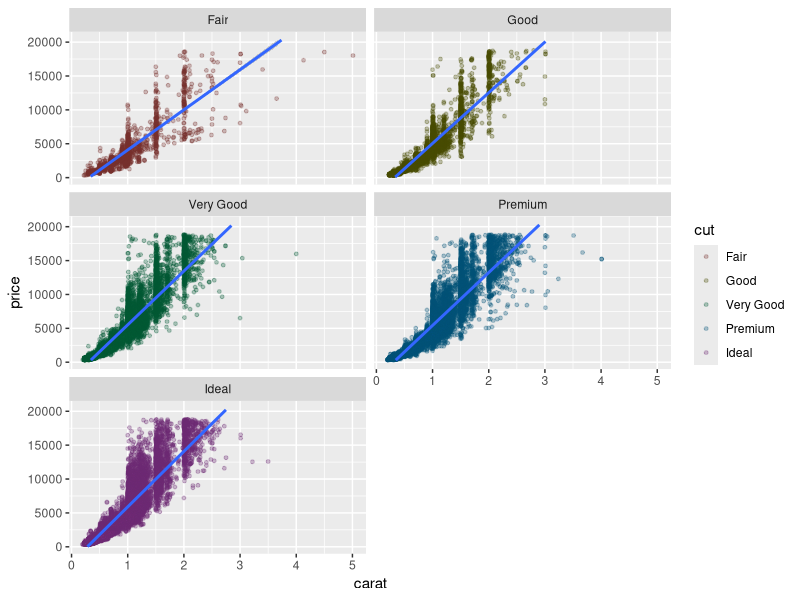
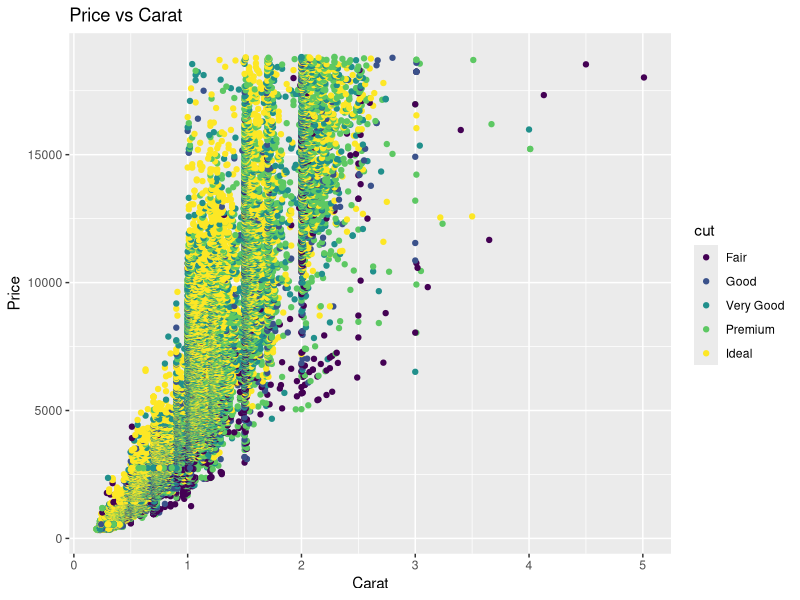
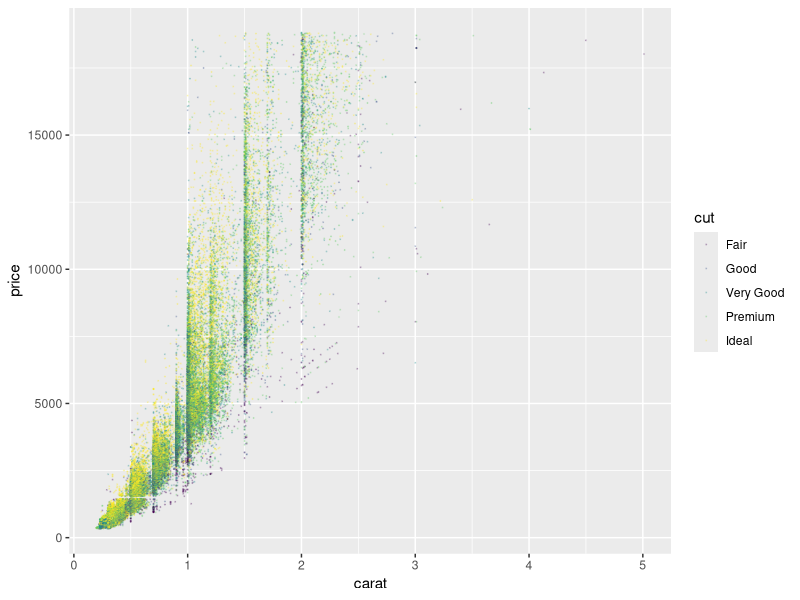
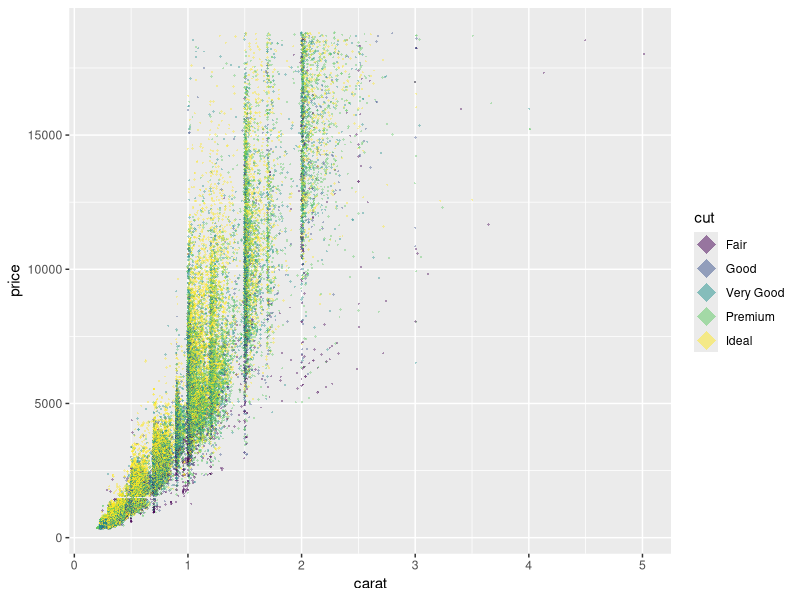
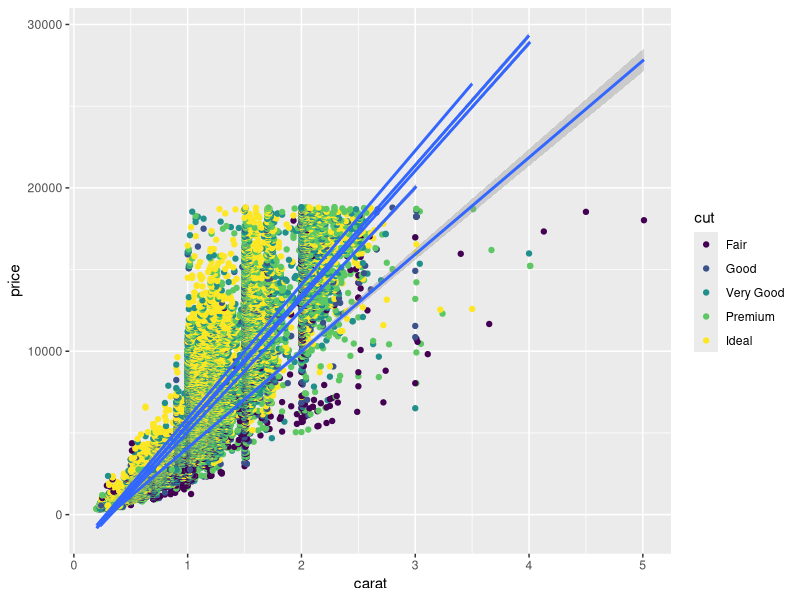
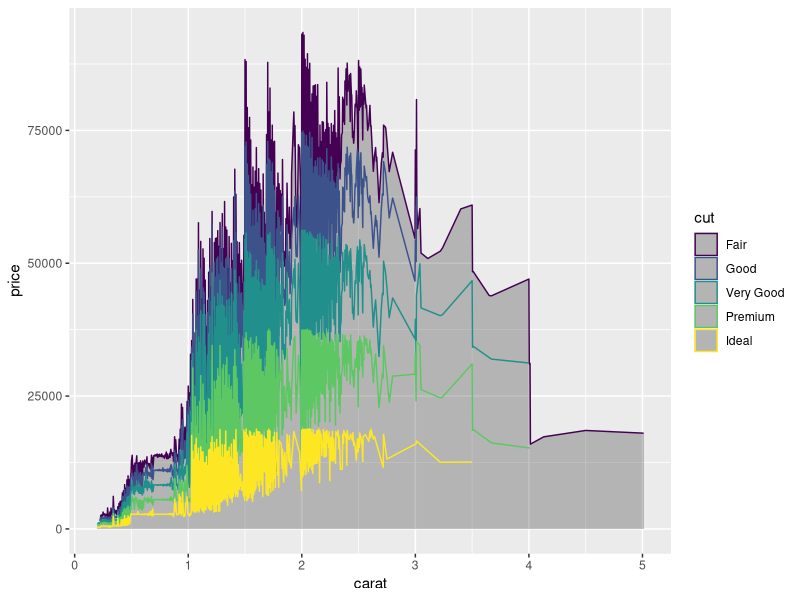
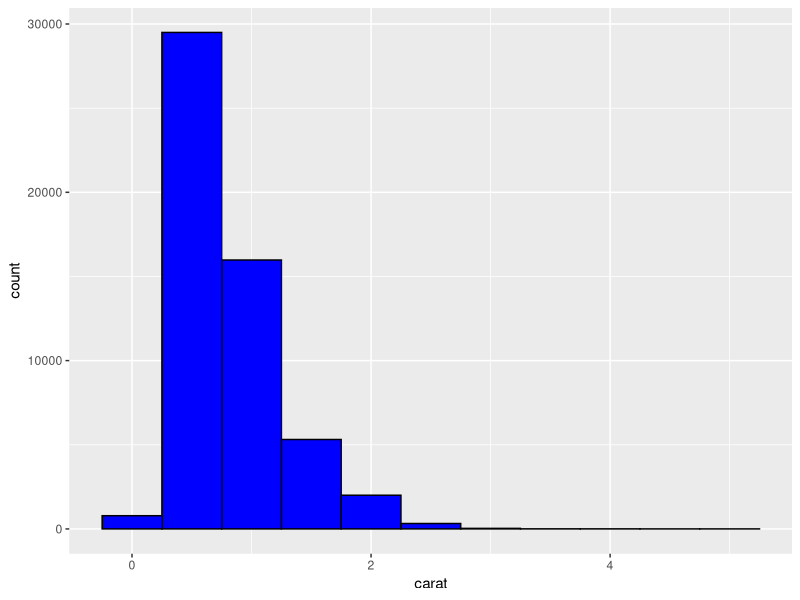
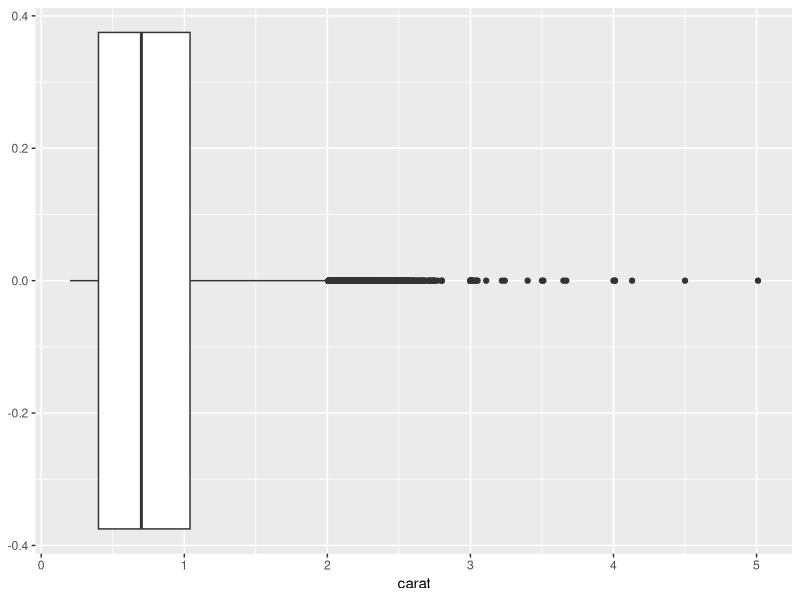

These figures' R source, in order:
# diamond
library(ggplot2)
data(diamonds)
gg_point <- ggplot(diamonds, aes(x = carat, y = price, 
                                 group = cut))


# class
g <- ggplot(data = diamonds, 
            mapping = aes(x = carat, y = price, group = cut))
g1 <- g + geom_point(stat = "identity", 
                     aes(colour = cut), size = 1, alpha = 0.3)
# 划线/线性回归
g2 <- g1 + geom_smooth(method = "lm")
# 现在y长度
g3 <- g2 + scale_y_continuous(limits = c(0, 20500))
# 根据cut创建多面图
g4 <- g3 + facet_wrap(~cut, ncol = 2)
# 颜色c=色度,l=亮度
g5 <- g4 + scale_color_hue(l = 30, c = 50)
g5
# 保存
ggsave("plot.png", g5, width = 8, height = 6, units = "in")


# task1
gg_point + geom_point(stat = "identity", aes(colour = cut)) +
  labs(title = "Price vs Carat",x = "Carat", y = "Price")
# identity:直接映射
gg_point + geom_point(position = "identity",
                      aes(colour = cut),
                      size = 0.1,
                      alpha = 0.2)
# shape = 18:菱形
gg_point + geom_point(
  position = "jitter",
  aes(colour = cut),
  size = 0.6,
  alpha = 0.4,
  shape = 18) + 
  guides(color =
           guide_legend(override.aes = list(size = 6, alpha = 0.5)))
gg_point + geom_point(aes(colour = cut))+geom_smooth(method = "lm")
summary(gg_point)


# task2
gg_point + geom_area(aes(colour = cut), alpha = 0.3)
ggplot(diamonds, aes(x=carat)) + 
  stat_bin(binwidth = 0.5, fill = "blue", color = "black")
ggplot(diamonds, aes(x=carat))+geom_boxplot()
d <- ggplot(diamonds, aes(carat)) + xlim(0, 3) 
d + geom_histogram(stat = "count")
# guide
gg1 <-
  ggplot(data = diamonds,
         mapping = aes(x = carat, y = price, group = cut))
g2 <- gg1 + stat_identity(
  mapping = aes(color = cut),
  size = 0.6,
  geom = "point",
  shape = 3,
  position = "jitter"
)
# shape = 3:十字, 
# position = "jitter":添加少量随机噪声。
# 当同一坐标处存在重叠点时，通常会使用此方法，
# 有助于在视觉上将它们分开
g2


# task3
gg_box <- ggplot(diamonds, aes(x = clarity, y = carat))
gg_box + geom_boxplot(aes(color = cut)) + 
  geom_smooth(method = "lm") + 
  scale_color_brewer(palette = "Set1") +
  facet_grid(cut ~ color, scales = "fixed")

g <- ggplot(data = diamonds, mapping = aes(x = clarity, y = carat))
g3.1 <- g + geom_boxplot(outlier.size = 0.8)
g3.1
# 添加图层
sm <- geom_smooth(
  mapping = aes(x = as.integer(clarity)),
  method = "lm",
  se = F,
  size = 0.7
)
# se：代表标准错误。当 时se = FALSE，
# 这意味着您指示 ggplot2 不要包含平滑线周围的阴影区域，
# 该区域通常表示置信区间。
g3.2 <- g3.1 + sm
g3.2
g <- ggplot(data = diamonds, 
            mapping = aes(x = clarity, y = carat, color = cut))
g3.3 <- g + geom_boxplot(outlier.size = 0.8) + sm
g3.3
g3.4 <-
  g3.3 + ggtitle("Carats vs clarity") + 
  theme(
    plot.title = element_text(hjust = 0.5),
    axis.text.x = element_text(angle = 45),
    legend.position = "bottom"
  )
# 文本在最下, 倾斜45度角,水平对齐
g3.5 <- g3.4 + scale_color_brewer(palette = 3)# 调色
g3.5
# 根据颜色创建多面图?
g3.5 + facet_wrap(~ color)


# task4
g4.1 <- g3.2 + 
  scale_y_continuous(trans = "log10") + ylab("Carats, log10")
g4.1
library(cowplot)
g4.2.1 <- g +
  geom_boxplot(mapping = aes(y = carat)) +
  theme(legend.position = "none") +
  ggtitle("Original plot")
g4.2.2 <- g + geom_boxplot(mapping = aes(y = log10(carat))) +
  ggtitle("Change the aesthetic")
g4.2.3 <- g4.2.1 +
  scale_y_continuous(trans = "log10") +
  ggtitle("Change the Y-scale")
# 库中的此函数创建具有指定相对宽度、行数和按行排列的cowplot绘图网格
# mapping = aes(y = log10(carat)):直接y值变化 
# scale_y_continuous(trans = "log10"): 全局设置 y 轴比例的变换
plot_grid(g4.2.1, g4.2.2, g4.2.3, NULL,
          rel_widths = c(0.75, 1),
          nrow = 2, byrow = T)

g4.3.1 <- g4.2.2 + sm + theme(legend.position = "none")
g4.3.2 <- g4.2.2 + geom_smooth(
  mapping = aes(x = as.integer(clarity),y = log10(carat)), 
  method = "lm",
  se = F,
  size = 0.7)
plot_grid(g4.3.1, g4.3.2,
          rel_widths = c(0.75, 1),
          labels = c("Just apply `sm`", "Fix aesthetics in `sm`"))
plot_grid(g4.1, g4.1 + ylim(c(0.3, 1)))# 限制y值


# task5
samp <- sample(x = 1:nrow(diamonds), size = 200)
gg5 <-
  ggplot(data = diamonds[samp,], mapping = aes(x = clarity, y = carat))
g5.1 <- gg5 + geom_boxplot(outlier.size = 0.8) +
  geom_jitter(width = 0.1,
              mapping = aes(size = carat, color = price))
g5.1
g5.2 <- g5.1 + scale_color_gradient(limits = c(10000, 15000))
g5.3 <- g5.1 + scale_size_continuous(limits = c(1.2, 2))
plot_grid(
  g5.2,
  g5.3,
  ncol = 2,
  nrow = 1,
  labels = c("scale_color_gradient", "scale_size_continous"),
  hjust = -0.26
)


# task6
gg6 <- ggplot(data = diamonds, mapping = aes(x = clarity, group = cut))
g6.1 <-
  gg6 + geom_bar(mapping = aes(fill = cut), position = "stack") +
  ggtitle("Stacking") + theme(
    plot.title = element_text(hjust = 0.5),
    axis.text.y = element_text(size = 10),
    axis.text.x = element_text(size = 7),
    legend.position = "n",
    aspect.ratio = 7 / 7
  )
g6.2 <-
  gg6 + geom_bar(mapping = aes(fill = cut), position = "fill") +
  ggtitle("Filling") + theme(
    plot.title = element_text(hjust = 0.5),
    axis.text = element_text(size = 9),
    axis.text.y = element_text(size = 10),
    axis.text.x = element_text(size = 7),
    legend.position = "right",
    aspect.ratio = 7 / 5
  )
g6.3 <-
  gg6 + geom_bar(mapping = aes(fill = cut), position = "dodge") +
  ggtitle("Positioning near") + theme(
    plot.title = element_text(hjust = 0.5),
    axis.text.x = element_text(size = 7),
    axis.text.y = element_text(size = 10),
    legend.position = "n",# 图例不显示
    aspect.ratio = 7 / 7 # 绘图的纵横比:高度将为宽度的 7/7 倍
  )
plot_grid(
  plotlist = list(g6.1, g6.2, g6.3, NULL),
  rel_widths = c(0.75, 1.25),
  rel_heights = 1
)




# 保存/删除
rm(raw_scores)
save.image(file = "week9.RData")
